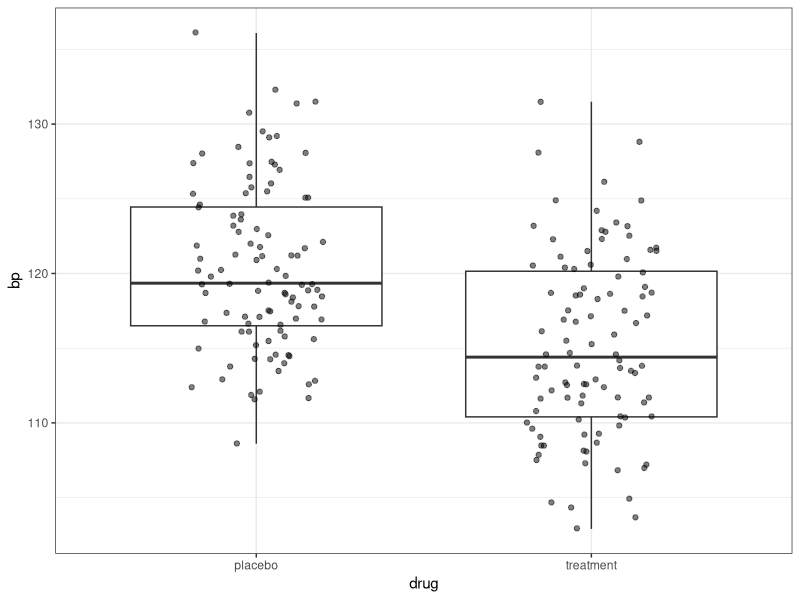
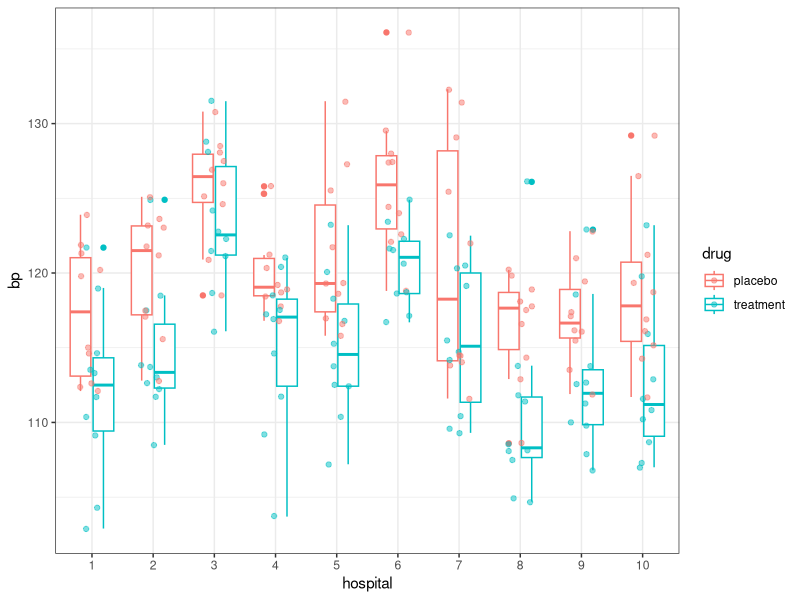
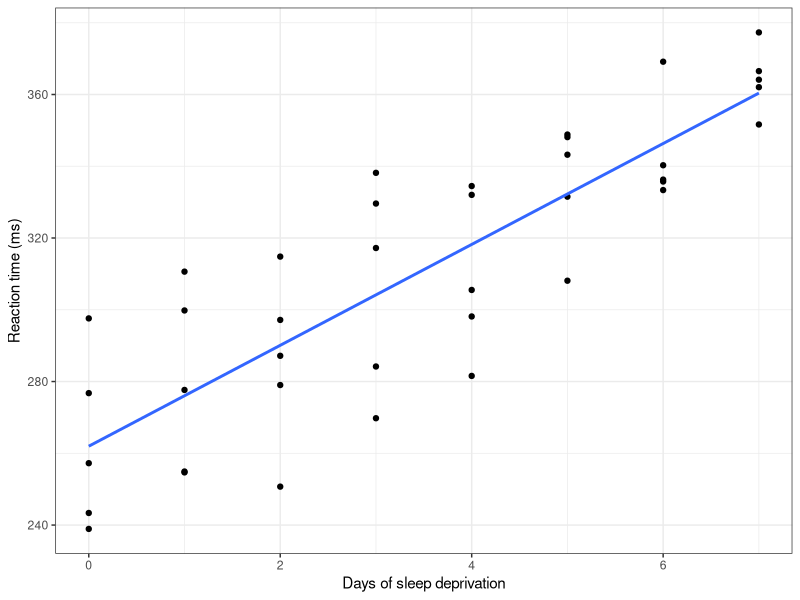
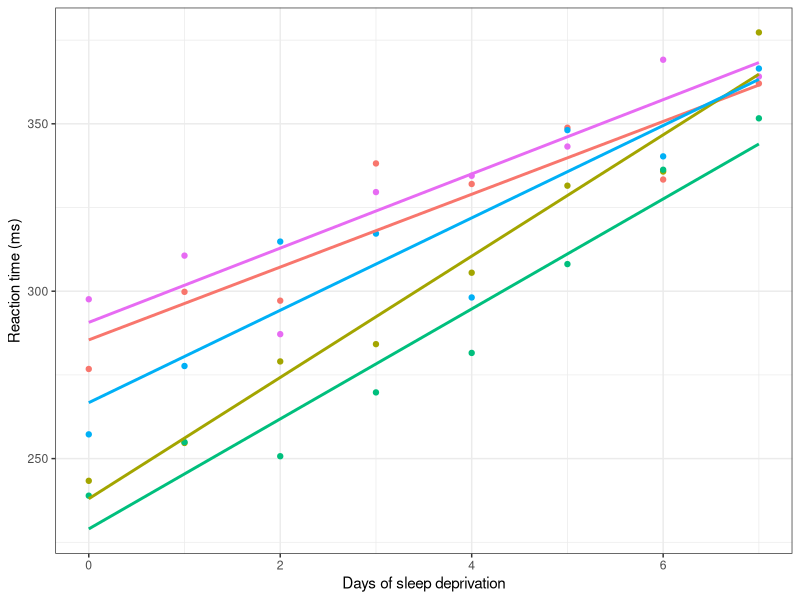
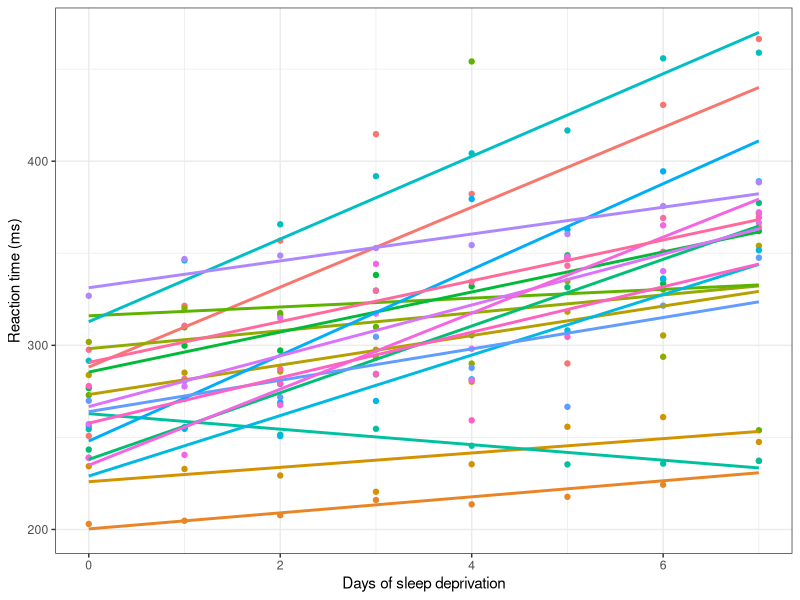
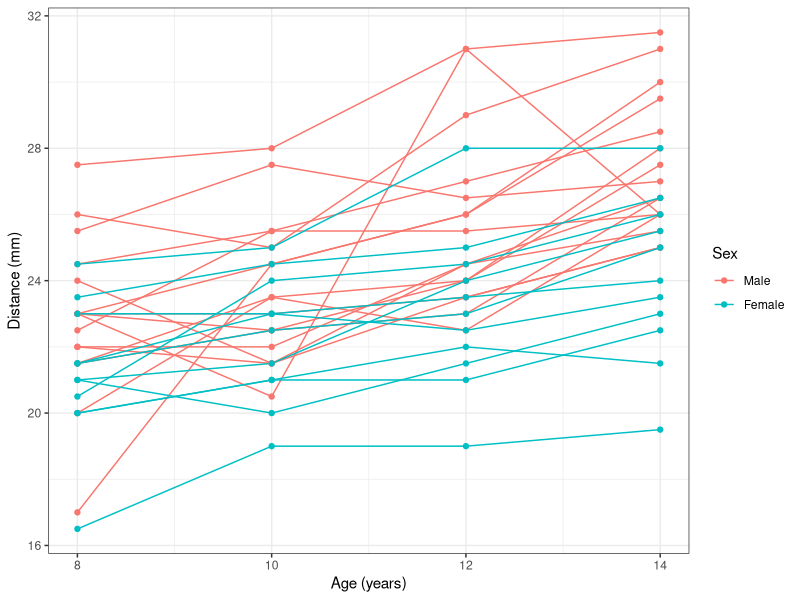

Here is the R script that generated these plots, in order:
## ---- chunk 1
#| message: false
library(lme4)
library(tidyverse)
library(ggplot2)
## ---- chunk 2
## Generate the data
databp <- data.frame(hospital=factor(rep(1:10, each=20)),
                 drug=rep(c("placebo", "treatment"), times=100),
                 bp=c(123.9,114.6,119.8,113.3,115.0,121.7,120.2,102.9,121.3,110.4,112.4,111.7,112.6,109.1,114.6,104.3,121.9,113.5,112.1,119.0,121.2,112.6,123.6,118.5,123.2,117.5,121.8,113.8,117.5,112.2,115.6,113.0,112.8,124.9,125.1,108.5,117.1,111.7,123.0,113.7,127.5,121.1,126.0,128.1,125.1,128.8,118.5,124.2,126.9,122.3,128.1,118.7,124.6,116.1,120.9,122.8,128.5,121.5,130.8,131.5,117.8,103.7,125.3,111.7,116.8,120.4,118.9,109.2,121.2,114.6,120.3,117.2,118.4,118.5,119.2,116.9,125.8,117.5,118.7,121.0,125.5,118.3,121.7,112.4,127.3,112.5,131.5,123.2,119.3,110.4,117.0,116.8,119.3,113.8,115.8,115.3,116.6,107.2,118.6,120.1,124.0,124.9,118.8,121.6,129.5,123.4,127.4,118.7,122.6,116.7,127.4,117.1,124.4,120.6,136.1,118.6,128.0,122.3,122.1,121.5,129.1,119.1,122.0,114.7,111.6,122.5,114.5,120.5,131.4,109.6,125.4,115.5,114.0,109.3,113.8,114.2,114.5,120.3,132.3,110.4,118.9,113.8,116.6,104.9,114.3,108.5,117.8,108.1,119.8,108.1,120.2,104.7,108.6,126.1,112.9,111.4,118.1,107.5,117.5,111.8,116.2,112.6,117.1,122.9,113.5,106.8,117.4,113.8,119.4,110.0,111.9,118.6,115.5,107.9,116.1,111.3,122.8,112.7,121.0,109.8,119.3,111.6,118.7,108.7,111.7,123.2,121.2,107.0,115.2,107.3,129.2,119.8,116.9,115.9,116.1,110.8,114.3,110.2,126.5,112.9))
## ---- chunk 3
#| fig-cap: "Blood pressure vs drug treatment, overall"
## Blood pressure vs drug treatment, treat each measurement as independent
databp %>%
  ggplot(aes(x = drug, y = bp)) +
  geom_boxplot() +
  geom_jitter(width = 0.2, alpha = 0.5) +
  theme_bw()
## ---- chunk 4
#| fig-cap: "Blood pressure vs drug treatment, per hospital"
## Blood pressure per hospital and drug treatment
databp |>
  ggplot(aes(x = hospital, y = bp, color = drug)) +
  geom_boxplot() +
  geom_jitter(width = 0.2, alpha = 0.5) +
  theme_bw()
## ---- chunk 5
lm_model <- lm(bp ~ drug, data = databp)
summary(lm_model)
## ---- chunk 6
model1 <- lmer(bp ~ drug + (1 | hospital), data = databp)
summary(model1)
## ---- chunk 7
print(VarCorr(model1), comp="Variance")
fixef(model1)
## ---- chunk 8
vc <- as.data.frame(VarCorr(model1))
icc <- vc$vcov[1] / (vc$vcov[1] + vc$vcov[2])
## ---- chunk 9
ranef(model1)
## ---- chunk 10
fixef(model1)[] + ranef(model1)$hospital[3,1]
## ---- chunk 11
##Remove the first two days (before baseline) and adjust Days to be 0 at baseline.
sleepall <- sleepstudy |> filter(Days>=2) |> mutate(Days=Days-2)
##Select a subset of 5 individuals
sleep <- sleepstudy |> filter(Subject %in% c(333, 334, 369, 349, 372), Days>=2) |> mutate(Days=Days-2)
## ---- chunk 12
#| fig-cap: "Reaction time vs Days of sleep deprivation"
#| fig-subcap:
#|  - "Overall"
#|  - "Per subject"
#| layout-ncol: 2
head(sleep, 12)
##Plot Reaction time vs days of sleep deprivation, treat all measurements as independent
sleep |> ggplot(aes(x=Days, y=Reaction)) + geom_point() + geom_smooth(method="lm", se=FALSE) + theme_bw() +
  labs(x = "Days of sleep deprivation",
       y = "Reaction time (ms)")
##Plot Reaction time vs days of sleep deprivation, treating each subject as a separate group
sleep |> ggplot(aes(x=Days, y=Reaction, color=Subject)) + geom_point() + geom_smooth(method="lm", se=FALSE) + 
  theme_bw() + theme(legend.position = "none") +
  labs(x = "Days of sleep deprivation",
       y = "Reaction time (ms)")
## ---- chunk 13
lm_sleep <- lm(Reaction ~ Days, data = sleep)
summary(lm_sleep)
## ---- chunk 14
mm1_sleep <- lmer(Reaction ~ Days + (1 | Subject), data = sleep)
summary(mm1_sleep)
## ---- chunk 15
#| fig-cap: "Reaction time vs Days of sleep deprivation"
sleepall |> ggplot(aes(x=Days, y=Reaction, color=Subject)) + geom_point() + geom_smooth(method="lm", se=FALSE) + 
  theme_bw() + theme(legend.position = "none") +
  labs(x = "Days of sleep deprivation",
       y = "Reaction time (ms)")
## ---- chunk 16
mm_sleepall <- lmer(Reaction ~ Days + (1 | Subject), data = sleepall)
summary(mm_sleepall)
## ---- chunk 17
mm2_sleepall <- lmer(Reaction ~ Days + (Days | Subject), data = sleepall)
summary(mm2_sleepall)
## ---- chunk 18
library(nlme)
data("Orthodont", package = "nlme")
## ---- chunk 19
summary(Orthodont)
## ---- chunk 20
Orthodont |> 
  ggplot(aes(x = age, y = distance, group = Subject, color = Sex)) +
  geom_line() +
  geom_point() + 
  xlab("Age (years)") +
  ylab("Distance (mm)") +
  theme_bw()
## ---- chunk 21
lmortho <- lm(distance ~ age + Sex, data=Orthodont)
summary(lmortho)
mmortho <- lmer(distance ~ age + Sex + (1 | Subject), data=Orthodont)
summary(mmortho)
